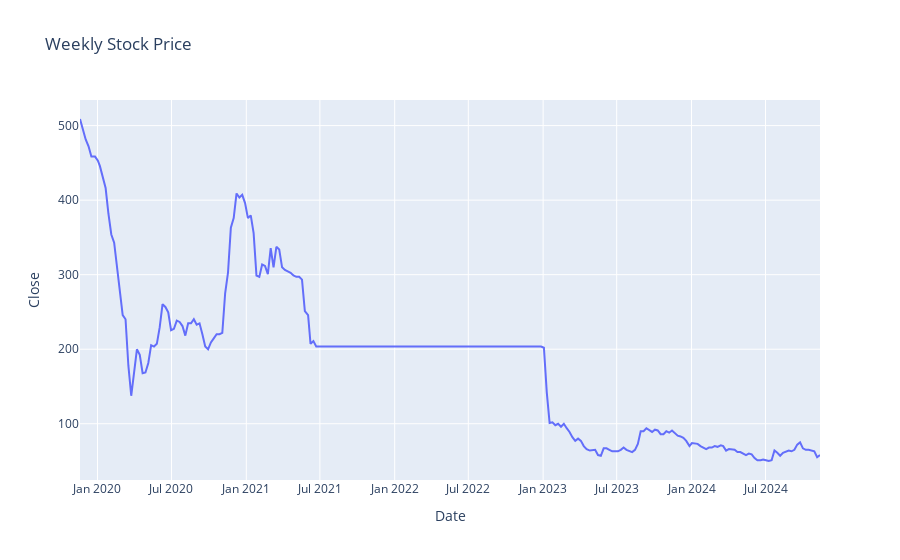

The cell this chart's notebook holds for it:
### Code cell
fig = px.line(output, x=output.index, y="Close", title='Weekly Stock Price')
fig.show()

### Figure 1 — Plotly figure (JSON) as saved in the notebook; plotly's stock layout.template omitted (floating-point values rounded to 4 significant figures; data arrays with more than 128 entries replaced by an {"elided": "..."} marker saying what was removed)
{"data": [{"hovertemplate": "Date=%{x}<br>Close=%{y}<extra></extra>", "legendgroup": "", "line": {"color": "#636efa", "dash": "solid"}, "marker": {"symbol": "circle"}, "mode": "lines", "name": "", "orientation": "v", "showlegend": false, "type": "scatter", "x": {"elided": "260 str values"}, "xaxis": "x", "y": {"elided": "260 float values"}, "yaxis": "y"}], "layout": {"legend": {"tracegroupgap": 0}, "title": {"text": "Weekly Stock Price"}, "xaxis": {"anchor": "y", "domain": [0, 1], "title": {"text": "Date"}}, "yaxis": {"anchor": "x", "domain": [0, 1], "title": {"text": "Close"}}}}
